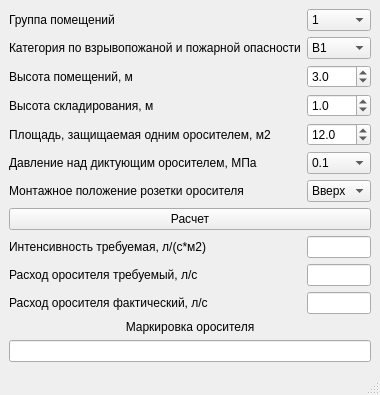
<?xml version="1.0" encoding="UTF-8"?>
<ui version="4.0">
 <class>mainWindow</class>
 <widget class="QMainWindow" name="mainWindow">
  <property name="geometry">
   <rect>
    <x>0</x>
    <y>0</y>
    <width>372</width>
    <height>395</height>
   </rect>
  </property>
  <property name="windowTitle">
   <string>Выбор оросителя АУВП</string>
  </property>
  <widget class="QWidget" name="centralwidget">
   <layout class="QVBoxLayout" name="verticalLayout_2">
    <item>
     <layout class="QGridLayout" name="gridLayout">
      <item row="4" column="0">
       <widget class="QLabel" name="label_5">
        <property name="text">
         <string>Площадь, защищаемая одним оросителем, м2</string>
        </property>
       </widget>
      </item>
      <item row="5" column="0">
       <widget class="QLabel" name="label_6">
        <property name="text">
         <string>Давление над диктующим оросителем, МПа</string>
        </property>
       </widget>
      </item>
      <item row="6" column="0">
       <widget class="QLabel" name="label_7">
        <property name="text">
         <string>Монтажное положение розетки оросителя</string>
        </property>
       </widget>
      </item>
      <item row="4" column="1">
       <widget class="QDoubleSpinBox" name="sb_area_sprinkler">
        <property name="alignment">
         <set>Qt::AlignLeading|Qt::AlignLeft|Qt::AlignVCenter</set>
        </property>
        <property name="decimals">
         <number>1</number>
        </property>
        <property name="value">
         <double>12.000000000000000</double>
        </property>
       </widget>
      </item>
      <item row="3" column="1">
       <widget class="QDoubleSpinBox" name="sb_storage_height">
        <property name="alignment">
         <set>Qt::AlignLeading|Qt::AlignLeft|Qt::AlignVCenter</set>
        </property>
        <property name="decimals">
         <number>1</number>
        </property>
        <property name="value">
         <double>1.000000000000000</double>
        </property>
       </widget>
      </item>
      <item row="1" column="1">
       <widget class="QComboBox" name="cb_kategor_VPO">
        <property name="layoutDirection">
         <enum>Qt::LeftToRight</enum>
        </property>
        <item>
         <property name="text">
          <string>В1</string>
         </property>
        </item>
        <item>
         <property name="text">
          <string>В2</string>
         </property>
        </item>
       </widget>
      </item>
      <item row="2" column="1">
       <widget class="QDoubleSpinBox" name="sb_room_height">
        <property name="alignment">
         <set>Qt::AlignLeading|Qt::AlignLeft|Qt::AlignVCenter</set>
        </property>
        <property name="decimals">
         <number>1</number>
        </property>
        <property name="singleStep">
         <double>1.000000000000000</double>
        </property>
        <property name="value">
         <double>3.000000000000000</double>
        </property>
       </widget>
      </item>
      <item row="1" column="0">
       <widget class="QLabel" name="label">
        <property name="enabled">
         <bool>true</bool>
        </property>
        <property name="sizePolicy">
         <sizepolicy hsizetype="Fixed" vsizetype="Preferred">
          <horstretch>0</horstretch>
          <verstretch>0</verstretch>
         </sizepolicy>
        </property>
        <property name="minimumSize">
         <size>
          <width>0</width>
          <height>0</height>
         </size>
        </property>
        <property name="font">
         <font>
          <weight>50</weight>
          <bold>false</bold>
          <kerning>true</kerning>
         </font>
        </property>
        <property name="toolTip">
         <string/>
        </property>
        <property name="autoFillBackground">
         <bool>false</bool>
        </property>
        <property name="text">
         <string>Категория по взрывопожаной и пожарной опасности</string>
        </property>
        <property name="wordWrap">
         <bool>false</bool>
        </property>
       </widget>
      </item>
      <item row="0" column="0">
       <widget class="QLabel" name="label_2">
        <property name="text">
         <string>Группа помещений</string>
        </property>
       </widget>
      </item>
      <item row="7" column="0" colspan="2">
       <widget class="QPushButton" name="pb_raschet">
        <property name="text">
         <string>Расчет</string>
        </property>
       </widget>
      </item>
      <item row="2" column="0">
       <widget class="QLabel" name="label_3">
        <property name="text">
         <string>Высота помещений, м</string>
        </property>
       </widget>
      </item>
      <item row="6" column="1">
       <widget class="QComboBox" name="cb_rozetka">
        <property name="layoutDirection">
         <enum>Qt::LeftToRight</enum>
        </property>
        <item>
         <property name="text">
          <string>Вверх</string>
         </property>
        </item>
        <item>
         <property name="text">
          <string>Вниз</string>
         </property>
        </item>
       </widget>
      </item>
      <item row="3" column="0">
       <widget class="QLabel" name="label_4">
        <property name="text">
         <string>Высота складирования, м</string>
        </property>
       </widget>
      </item>
      <item row="0" column="1">
       <widget class="QComboBox" name="cb_kategory">
        <property name="layoutDirection">
         <enum>Qt::LeftToRight</enum>
        </property>
        <item>
         <property name="text">
          <string>1</string>
         </property>
        </item>
        <item>
         <property name="text">
          <string>2</string>
         </property>
        </item>
        <item>
         <property name="text">
          <string>3</string>
         </property>
        </item>
        <item>
         <property name="text">
          <string>4.1</string>
         </property>
        </item>
        <item>
         <property name="text">
          <string>5</string>
         </property>
        </item>
        <item>
         <property name="text">
          <string>6</string>
         </property>
        </item>
       </widget>
      </item>
      <item row="5" column="1">
       <widget class="QComboBox" name="cb_pressure">
        <property name="layoutDirection">
         <enum>Qt::LeftToRight</enum>
        </property>
        <item>
         <property name="text">
          <string>0.1</string>
         </property>
        </item>
        <item>
         <property name="text">
          <string>0.2</string>
         </property>
        </item>
        <item>
         <property name="text">
          <string>0.3</string>
         </property>
        </item>
       </widget>
      </item>
      <item row="11" column="1">
       <widget class="QLineEdit" name="le_consumption_f">
        <property name="text">
         <string/>
        </property>
        <property name="alignment">
         <set>Qt::AlignCenter</set>
        </property>
       </widget>
      </item>
      <item row="12" column="0" colspan="2">
       <widget class="QLabel" name="label_8">
        <property name="text">
         <string>Маркировка оросителя</string>
        </property>
        <property name="alignment">
         <set>Qt::AlignCenter</set>
        </property>
       </widget>
      </item>
      <item row="9" column="1">
       <widget class="QLineEdit" name="le_intensity">
        <property name="text">
         <string/>
        </property>
        <property name="alignment">
         <set>Qt::AlignCenter</set>
        </property>
       </widget>
      </item>
      <item row="10" column="0">
       <widget class="QLabel" name="label_10">
        <property name="text">
         <string>Расход оросителя требуемый, л/с</string>
        </property>
       </widget>
      </item>
      <item row="11" column="0">
       <widget class="QLabel" name="label_11">
        <property name="text">
         <string>Расход оросителя фактический, л/с</string>
        </property>
       </widget>
      </item>
      <item row="9" column="0">
       <widget class="QLabel" name="label_9">
        <property name="text">
         <string>Интенсивность требуемая, л/(с*м2)</string>
        </property>
       </widget>
      </item>
      <item row="13" column="0" colspan="2">
       <widget class="QLineEdit" name="le_markirovka">
        <property name="alignment">
         <set>Qt::AlignCenter</set>
        </property>
       </widget>
      </item>
      <item row="10" column="1">
       <widget class="QLineEdit" name="le_consumption_tr">
        <property name="text">
         <string/>
        </property>
        <property name="alignment">
         <set>Qt::AlignCenter</set>
        </property>
       </widget>
      </item>
      <item row="14" column="0">
       <spacer name="verticalSpacer">
        <property name="orientation">
         <enum>Qt::Vertical</enum>
        </property>
        <property name="sizeHint" stdset="0">
         <size>
          <width>20</width>
          <height>40</height>
         </size>
        </property>
       </spacer>
      </item>
     </layout>
    </item>
   </layout>
  </widget>
  <widget class="QMenuBar" name="menubar">
   <property name="geometry">
    <rect>
     <x>0</x>
     <y>0</y>
     <width>372</width>
     <height>21</height>
    </rect>
   </property>
  </widget>
  <widget class="QStatusBar" name="statusbar"/>
 </widget>
 <resources/>
 <connections/>
</ui>
